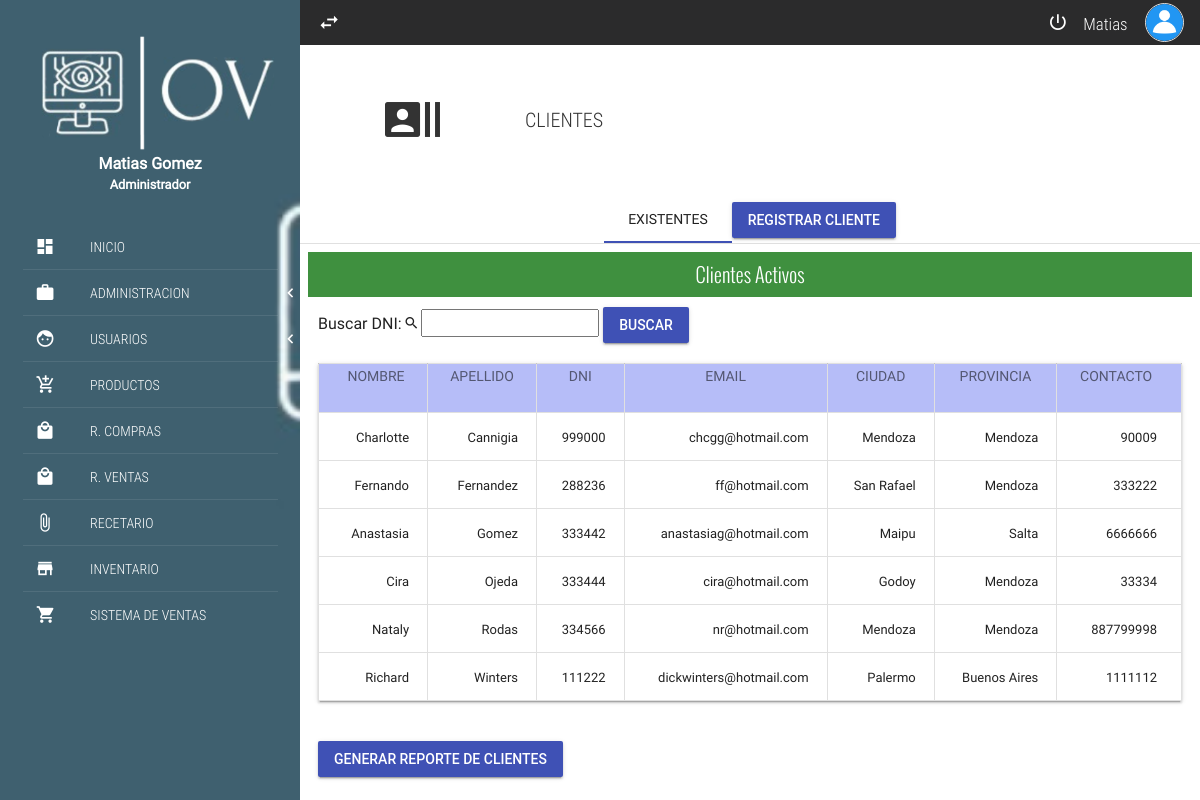
Page /SFI-V2-master/clientes.php (signed in) on the committed database.
### tables this page shows
CREATE TABLE `cliente` (
  `DNI_CLI` int(11) NOT NULL,
  `ID_PROV` int(11) NOT NULL,
  `NOMBRE` varchar(30) NOT NULL,
  `APELLIDO` varchar(30) NOT NULL,
  `CONTACTO` int(11) NOT NULL,
  `DOMICILIO` varchar(40) NOT NULL,
  `CIUDAD` varchar(40) NOT NULL,
  `Disponibilidad` int(11) NOT NULL,
  `Email` varchar(50) NOT NULL
);

CREATE TABLE `provincia` (
  `ID_PROV` int(11) NOT NULL,
  `PROVINCIA_DESC` varchar(20) NOT NULL
);

### SFI-V2-master/funciones/mostrarClientes.php (called while the page is built)
<?php
function ListarClientes($vConexion) {
    $Listado=array();
    $SQL = "SELECT c.NOMBRE, c.APELLIDO, c.DNI_CLI, c.CIUDAD, p.Provincia_desc, c.contacto, c.Disponibilidad, c.Email
    FROM cliente c, provincia p
    WHERE p.id_prov=c.id_prov
    ORDER BY c.apellido ASC";
     $rs = mysqli_query($vConexion, $SQL);
     $i=0;
    while ($data = mysqli_fetch_array($rs)) {
            $Listado[$i]['NOM_CLI'] = $data['NOMBRE'];
            $Listado[$i]['APE_CLI'] = $data['APELLIDO'];
            $Listado[$i]['DNI_CLI'] = $data['DNI_CLI'];
            $Listado[$i]['PROVINCIA'] = $data['Provincia_desc'];
            $Listado[$i]['CIU_CLI'] = $data['CIUDAD'];
            $Listado[$i]['CON_CLI'] = $data['contacto'];
            $Listado[$i]['MAIL_CLI'] = $data['Email'];
            $Listado[$i]['DISPO_CLI'] = $data['Disponibilidad'];
            $i++;
    }
    return $Listado;
}
?>

### SFI-V2-master/clientes.php (the view, shortened to what this page needs)
<?php
$MiConexion = ConexionBD();
require_once 'funciones/mostrarClientes.php';
$ListadoCli = array();
if ($_SERVER["REQUEST_METHOD"] == "POST") {
    if (isset($_POST['accion']) && $_POST['accion'] === 'registrar') {
        $resultado = InsertarCliente($MiConexion);
        $mensajeC = $resultado ? "Registro Exitoso." : "Error al intentar insertar el registro.";
        mysqli_close($MiConexion);
    } elseif (isset($_POST['buscar_dni'])) {
        $dni = trim($_POST['dni']);
        $stmt = $MiConexion->prepare("SELECT c.NOMBRE AS NOM_CLI, c.APELLIDO AS APE_CLI, c.DNI_CLI, c.Email AS MAIL_CLI, c.CIUDAD AS CIU_CLI, p.PROVINCIA_DESC AS PROVINCIA, c.CONTACTO AS CON_CLI
                               FROM cliente c, provincia p
                               WHERE p.ID_PROV = c.ID_PROV AND c.Disponibilidad = 1 AND c.DNI_CLI = ?");
        $stmt->bind_param("i", $dni);
        $stmt->execute();
        $resultado = $stmt->get_result();
        while ($fila = $resultado->fetch_assoc()) {
            $ListadoCli[] = $fila;
        }
        $stmt->close();
    }
} else {
    $ListadoCli = ListarClientes($MiConexion);
}
$CantidadCli = count($ListadoCli);
?>
<!DOCTYPE html>
<html lang="es">
<head>
	<link rel="stylesheet" href="css/normalize.css">
	<link rel="stylesheet" href="css/sweetalert2.css">
	<link rel="stylesheet" href="css/material.min.css">
	<link rel="stylesheet" href="css/material-design-iconic-font.min.css">
	<link rel="stylesheet" href="css/jquery.mCustomScrollbar.css">
	<link rel="stylesheet" href="css/main.css">
</head>
<body>
<?php require_once 'inc/barralateral.inc.php';  ?>
	<section class="full-width pageContent">
		<?php require_once 'inc/barranav.inc.php'; ?>
		<section class="full-width header-well">
			<div class="full-width header-well-icon">
				<i class="zmdi zmdi-accounts-list"></i>
			</div>
			<div class="full-width header-well-text">
				<p class="text-condensedLight">
					CLIENTES
				</p>
			</div>
		</section>
		<div class="mdl-tabs mdl-js-tabs mdl-js-ripple-effect">
			<div class="mdl-tabs__tab-bar">
				<a href="#tabListClient" class="mdl-tabs__tab is-active">EXISTENTES</a>
				<div class="panel-tittle text-center"><a href="registrarcliente.php" class="mdl-button mdl-js-button mdl-button--raised mdl-button--colored">REGISTRAR CLIENTE</a></div>
			</div>
			<div class="mdl-tabs__panel  is-active" id="tabListClient">
				<div class="mdl-grid">
							<div class="full-width panel-tittle bg-success text-center tittles">
								Clientes Activos
							</div>
							<div class="full-width panel-content">
  <form action="clientes.php" method="POST">
    <label for="dni">Buscar DNI: </label><i class="zmdi zmdi-search"></i>
    <input type="number" pattern="-?[0-9]*(\.[0-9]+)?" id="dni" name="dni" required>
    <button type="submit" class="mdl-button mdl-js-button mdl-button--raised mdl-button--colored" name="buscar_dni">Buscar</button>
  </form>
  <br>
  <table id="miTabla" cellpadding="100" cellspacing="100" border="3" class="mdl-data-table mdl-js-data-table mdl-shadow--2dp full-width table-responsive-scroll">
    <thead>
      <tr class="color">
        <th onclick="sortTable(0, this)"><p class="text-center">NOMBRE</p></th>
        <th onclick="sortTable(1, this)"><p class="text-center">APELLIDO</p></th>
        <th onclick="sortTable(2, this)"><p class="text-center">DNI</p></th>
        <th onclick="sortTable(3, this)"><p class="text-center">EMAIL</p></th>
        <th onclick="sortTable(4, this)"><p class="text-center">CIUDAD</p></th>
        <th onclick="sortTable(5, this)"><p class="text-center">PROVINCIA</p></th>
        <th onclick="sortTable(6, this)"><p class="text-center">CONTACTO</p></th>
      </tr>
    </thead>
    <tbody>
      <?php
      for ($i = 0; $i < $CantidadCli; $i++) {
    if (!isset($ListadoCli[$i]['DISPO_CLI']) || $ListadoCli[$i]['DISPO_CLI'] != 0) {
?>
      <tr>
        <td><?php echo $ListadoCli[$i]['NOM_CLI']; ?></td>
        <td><?php echo $ListadoCli[$i]['APE_CLI']; ?></td>
        <td><?php echo $ListadoCli[$i]['DNI_CLI']; ?></td>
        <td><?php echo $ListadoCli[$i]['MAIL_CLI']; ?></td>
        <td><?php echo $ListadoCli[$i]['CIU_CLI']; ?></td>
        <td><?php echo $ListadoCli[$i]['PROVINCIA']; ?></td>
        <td><?php echo $ListadoCli[$i]['CON_CLI']; ?></td>
      </tr>
<?php
          }
      }
      ?>
    </tbody>
  </table>
<br>
<br>
<button onclick="window.open('Reportes/reporteClientes.php', '_blank')" class="mdl-button mdl-js-button mdl-button--raised mdl-button--colored">Generar reporte de clientes</button>
<br>
<br>
<br>
									</div>
								</div>
							</div>
						</div>
	</section>
</body>
</html>

### SFI-V2-master/css/main.css (style rules this page uses)
:root { --color-text: #3F51B5; --primary-color: #2B2B2C; --acent-color: #DB763B; }
html, body { width: 100%; height: 100%; margin: 0; padding: 0; font-size: 16px; font-family: "RobotoRegular"; position: relative; background-color: blueviolet; }
.text-condensedLight { font-family: "RobotoCondensedLight"; }
.text-center { text-align: center; }
.tittles { font-family: "OswaldLight"; }
.panel-tittle { height: 45px; display: block; line-height: 45px; color: #fff; font-size: 20px; }
.panel-content { display: block; padding: 10px; }
.header-well, .header-well-icon, .header-well-text { min-height: 150px; height: auto; }
.header-well { position: relative; }
.header-well-icon, .header-well-text { position: absolute; top: 0; color: #333; }
.header-well-icon { left: 0; width: 25%; }
.header-well-icon i, .header-well-text p { position: absolute; top: 50%; display: block; width: 100%; transform: translateY(-50%); }
.header-well-icon i { text-align: center; font-size: 60px; }
.header-well-text { right: 0; width: 75%; }
.header-well-text p { font-size: 20px; margin: 0; padding: 0; }
.bg-success { background-color: #3f903f !important; }
.pageContent { padding-left: 300px; width: 100%; height: 100%; overflow: hidden; z-index: 77; background-color: #fff; transition: all .3s ease-in-out; }
input[type=number] { -moz-appearance: textfield; }

### SFI-V2-master/clientes.php (style rules this page uses)
.table-responsive-scroll { max-height: 700px; overflow-y: auto; }
.color { background-color: #b6bdf8; }

### rows in the picture
cliente: NOMBRE "Charlotte", APELLIDO "Cannigia", DNI_CLI "999000", Email "chcgg@hotmail.com", CIU_CLI "Mendoza", PROVINCIA "Mendoza", CONTACTO "90009"
cliente: NOMBRE "Fernando", APELLIDO "Fernandez", DNI_CLI "288236", Email "ff@hotmail.com", CIUDAD "San Rafael", ID_PROV.PROVINCIA_DESC "Mendoza", CONTACTO "333222"
cliente: NOMBRE "Anastasia", APELLIDO "Gomez", DNI_CLI "333442", Email "anastasiag@hotmail.com", CIUDAD "Maipu", ID_PROV.PROVINCIA_DESC "Salta", CONTACTO "6666666"
cliente: NOMBRE "Cira", APELLIDO "Ojeda", DNI_CLI "333444", Email "cira@hotmail.com", CIUDAD "Godoy", ID_PROV.PROVINCIA_DESC "Mendoza", CONTACTO "33334"
cliente: NOMBRE "Nataly", APELLIDO "Rodas", DNI_CLI "334566", Email "nr@hotmail.com", CIUDAD "Mendoza", ID_PROV.PROVINCIA_DESC "Mendoza", CONTACTO "887799998"
cliente: NOMBRE "Richard", APELLIDO "Winters", DNI_CLI "111222", Email "dickwinters@hotmail.com", CIUDAD "Palermo", ID_PROV.PROVINCIA_DESC "Buenos Aires", CONTACTO "1111112"

### other values in the picture
$_SESSION['Usuario_Nombre'] "Matias"
$_SESSION['Usuario_Apellido'] "Gomez"
$_SESSION['Usuario_Jerarquia'] "Administrador"
